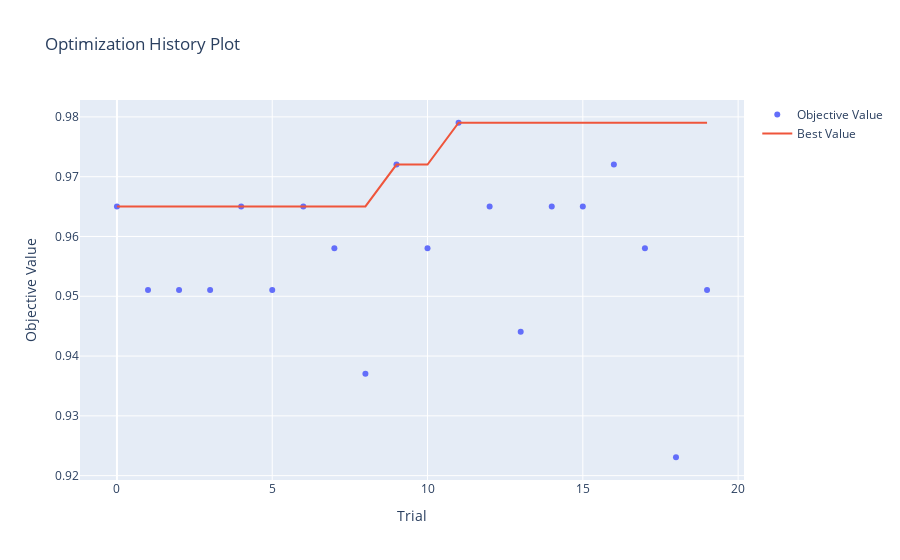
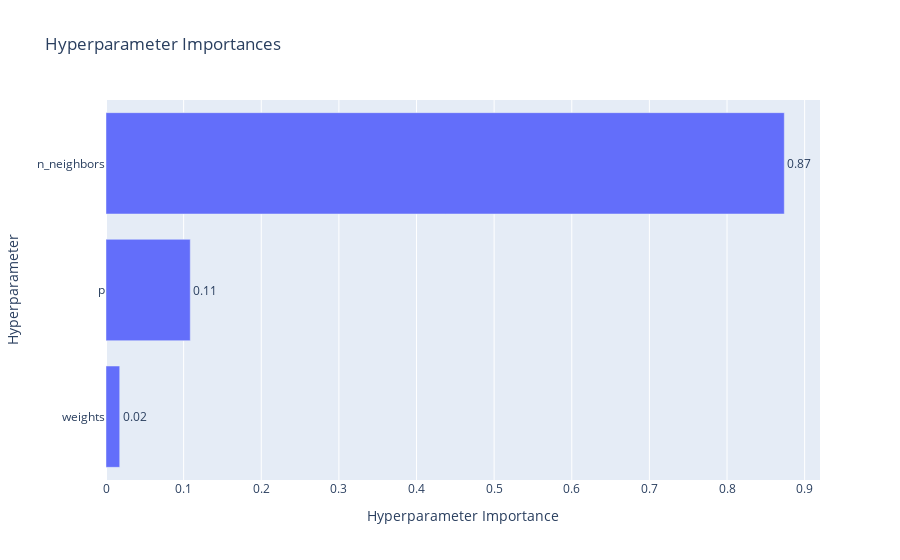
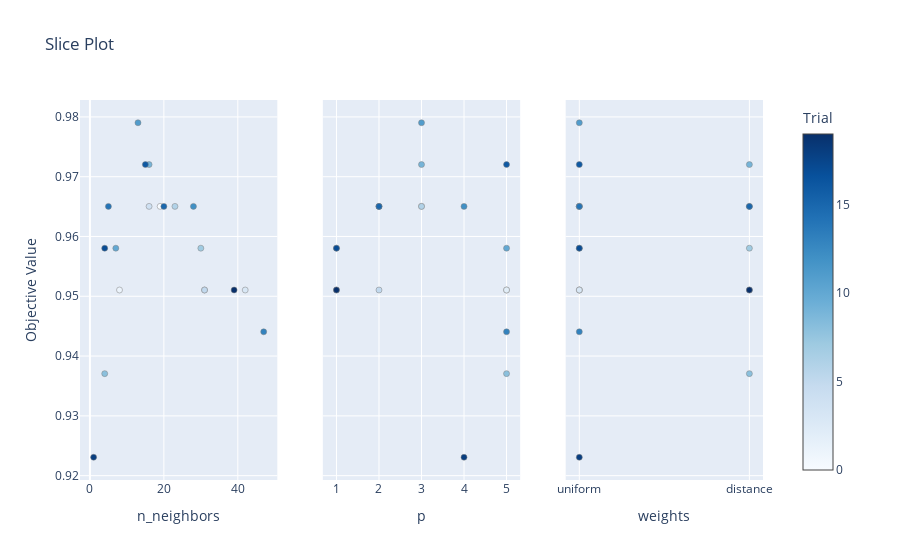
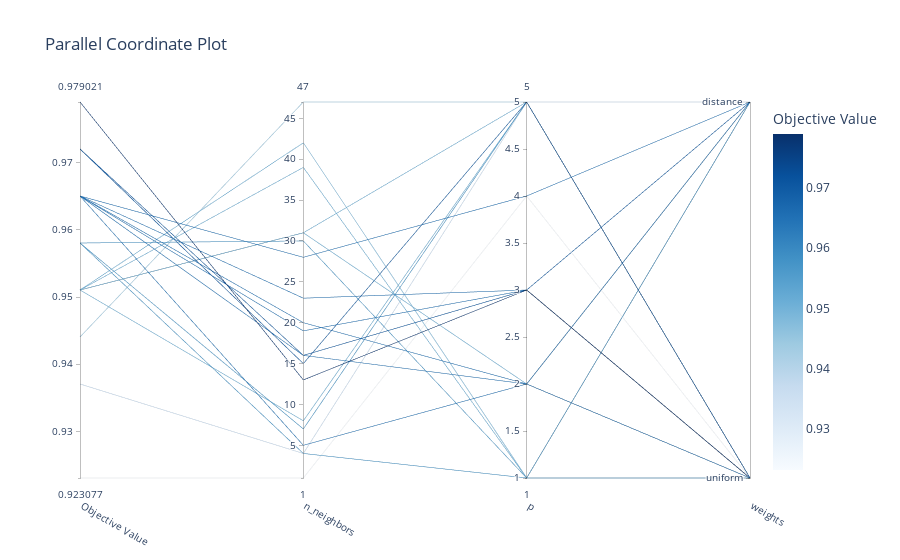

The notebook cell saved with these charts, in order:
### Markdown cell above
Оптимизация показала, что наибольшее влияние на модель оказывает гиперпараметр n_neighbors. Остальные параметры имеют незначительный эффект. Значение целевой функции достигло оптимума и стабилизировалось на уровне ~0.97

### Code cell
random_sampler = optuna.samplers.RandomSampler(seed=42)

test_random_sampler = optuna.create_study(
    storage=storage_url,
    direction="maximize",
    load_if_exists=False,
    sampler=random_sampler
)
test_random_sampler.optimize(objective_classification, n_trials=20)
print("Study 2 (Random Sampler):")
print("best params:", test_random_sampler.best_params)
print("best value:", test_random_sampler.best_value)

plot_optimization_history(test_random_sampler).show()
plot_param_importances(test_random_sampler).show()
plot_slice(test_random_sampler).show()
plot_parallel_coordinate(test_random_sampler).show()

### Figure 1 — Plotly figure (JSON) as saved in the notebook; plotly's stock layout.template omitted (floating-point values rounded to 4 significant figures)
{"data": [{"mode": "markers", "name": "Objective Value", "type": "scatter", "x": [0, 1, 2, 3, 4, 5, 6, 7, 8, 9, 10, 11, 12, 13, 14, 15, 16, 17, 18, 19], "y": [0.965, 0.951, 0.951, 0.951, 0.965, 0.951, 0.965, 0.958, 0.9371, 0.972, 0.958, 0.979, 0.965, 0.9441, 0.965, 0.965, 0.972, 0.958, 0.9231, 0.951]}, {"mode": "lines", "name": "Best Value", "type": "scatter", "x": [0, 1, 2, 3, 4, 5, 6, 7, 8, 9, 10, 11, 12, 13, 14, 15, 16, 17, 18, 19], "y": [0.965, 0.965, 0.965, 0.965, 0.965, 0.965, 0.965, 0.965, 0.965, 0.972, 0.972, 0.979, 0.979, 0.979, 0.979, 0.979, 0.979, 0.979, 0.979, 0.979]}, {"marker": {"color": "#cccccc"}, "mode": "markers", "name": "Infeasible Trial", "showlegend": false, "type": "scatter", "x": [], "y": []}], "layout": {"title": {"text": "Optimization History Plot"}, "xaxis": {"title": {"text": "Trial"}}, "yaxis": {"title": {"text": "Objective Value"}}}}

### Figure 2 — Plotly figure (JSON) as saved in the notebook; plotly's stock layout.template omitted (floating-point values rounded to 4 significant figures)
{"data": [{"cliponaxis": false, "hovertemplate": ["weights (CategoricalDistribution): 0.01767450694593183<extra></extra>", "p (IntDistribution): 0.108537764333703<extra></extra>", "n_neighbors (IntDistribution): 0.8737877287203653<extra></extra>"], "name": "Objective Value", "orientation": "h", "text": ["0.02", "0.11", "0.87"], "textposition": "outside", "type": "bar", "x": [0.01767, 0.1085, 0.8738], "y": ["weights", "p", "n_neighbors"]}], "layout": {"title": {"text": "Hyperparameter Importances"}, "xaxis": {"title": {"text": "Hyperparameter Importance"}}, "yaxis": {"title": {"text": "Hyperparameter"}}}}

### Figure 3 — Plotly figure (JSON) as saved in the notebook; plotly's stock layout.template omitted (floating-point values rounded to 4 significant figures)
{"data": [{"marker": {"color": [0, 1, 2, 3, 4, 5, 6, 7, 8, 9, 10, 11, 12, 13, 14, 15, 16, 17, 18, 19], "colorbar": {"title": {"text": "Trial"}, "x": 1, "xpad": 40}, "colorscale": [[0, "rgb(247,251,255)"], [0.125, "rgb(222,235,247)"], [0.25, "rgb(198,219,239)"], [0.375, "rgb(158,202,225)"], [0.5, "rgb(107,174,214)"], [0.625, "rgb(66,146,198)"], [0.75, "rgb(33,113,181)"], [0.875, "rgb(8,81,156)"], [1, "rgb(8,48,107)"]], "line": {"color": "Grey", "width": 0.5}, "showscale": true}, "mode": "markers", "name": "Feasible Trial", "showlegend": false, "type": "scatter", "x": [19, 8, 31, 42, 16, 31, 23, 30, 4, 16, 7, 13, 28, 47, 5, 20, 15, 4, 1, 39], "xaxis": "x", "y": [0.965, 0.951, 0.951, 0.951, 0.965, 0.951, 0.965, 0.958, 0.9371, 0.972, 0.958, 0.979, 0.965, 0.9441, 0.965, 0.965, 0.972, 0.958, 0.9231, 0.951], "yaxis": "y"}, {"marker": {"color": [0, 1, 2, 3, 4, 5, 6, 7, 8, 9, 10, 11, 12, 13, 14, 15, 16, 17, 18, 19], "colorbar": {"title": {"text": "Trial"}, "x": 1, "xpad": 40}, "colorscale": [[0, "rgb(247,251,255)"], [0.125, "rgb(222,235,247)"], [0.25, "rgb(198,219,239)"], [0.375, "rgb(158,202,225)"], [0.5, "rgb(107,174,214)"], [0.625, "rgb(66,146,198)"], [0.75, "rgb(33,113,181)"], [0.875, "rgb(8,81,156)"], [1, "rgb(8,48,107)"]], "line": {"color": "Grey", "width": 0.5}, "showscale": false}, "mode": "markers", "name": "Feasible Trial", "showlegend": false, "type": "scatter", "x": [3, 5, 5, 1, 2, 2, 3, 1, 5, 3, 5, 3, 4, 5, 2, 2, 5, 1, 4, 1], "xaxis": "x2", "y": [0.965, 0.951, 0.951, 0.951, 0.965, 0.951, 0.965, 0.958, 0.9371, 0.972, 0.958, 0.979, 0.965, 0.9441, 0.965, 0.965, 0.972, 0.958, 0.9231, 0.951], "yaxis": "y2"}, {"marker": {"color": [0, 1, 2, 3, 4, 5, 6, 7, 8, 9, 10, 11, 12, 13, 14, 15, 16, 17, 18, 19], "colorbar": {"title": {"text": "Trial"}, "x": 1, "xpad": 40}, "colorscale": [[0, "rgb(247,251,255)"], [0.125, "rgb(222,235,247)"], [0.25, "rgb(198,219,239)"], [0.375, "rgb(158,202,225)"], [0.5, "rgb(107,174,214)"], [0.625, "rgb(66,146,198)"], [0.75, "rgb(33,113,181)"], [0.875, "rgb(8,81,156)"], [1, "rgb(8,48,107)"]], "line": {"color": "Grey", "width": 0.5}, "showscale": false}, "mode": "markers", "name": "Feasible Trial", "showlegend": false, "type": "scatter", "x": ["uniform", "uniform", "uniform", "uniform", "uniform", "distance", "uniform", "distance", "distance", "distance", "uniform", "uniform", "distance", "uniform", "uniform", "distance", "uniform", "uniform", "uniform", "distance"], "xaxis": "x3", "y": [0.965, 0.951, 0.951, 0.951, 0.965, 0.951, 0.965, 0.958, 0.9371, 0.972, 0.958, 0.979, 0.965, 0.9441, 0.965, 0.965, 0.972, 0.958, 0.9231, 0.951], "yaxis": "y3"}], "layout": {"title": {"text": "Slice Plot"}, "xaxis": {"anchor": "y", "domain": [0, 0.2889], "title": {"text": "n_neighbors"}}, "xaxis2": {"anchor": "y2", "domain": [0.3556, 0.6444], "title": {"text": "p"}}, "xaxis3": {"anchor": "y3", "categoryarray": ["uniform", "distance"], "categoryorder": "array", "domain": [0.7111, 1], "title": {"text": "weights"}, "type": "category"}, "yaxis": {"anchor": "x", "domain": [0, 1], "title": {"text": "Objective Value"}}, "yaxis2": {"anchor": "x2", "domain": [0, 1], "matches": "y", "showticklabels": false}, "yaxis3": {"anchor": "x3", "domain": [0, 1], "matches": "y", "showticklabels": false}}}

### Figure 4 — Plotly figure (JSON) as saved in the notebook; plotly's stock layout.template omitted (floating-point values rounded to 4 significant figures)
{"data": [{"dimensions": [{"label": "Objective Value", "range": [0.9231, 0.979], "values": [0.965, 0.951, 0.951, 0.951, 0.965, 0.951, 0.965, 0.958, 0.9371, 0.972, 0.958, 0.979, 0.965, 0.9441, 0.965, 0.965, 0.972, 0.958, 0.9231, 0.951]}, {"label": "n_neighbors", "range": [1, 47], "values": [19, 8, 31, 42, 16, 31, 23, 30, 4, 16, 7, 13, 28, 47, 5, 20, 15, 4, 1, 39]}, {"label": "p", "range": [1, 5], "values": [3, 5, 5, 1, 2, 2, 3, 1, 5, 3, 5, 3, 4, 5, 2, 2, 5, 1, 4, 1]}, {"label": "weights", "range": [0, 1], "ticktext": ["uniform", "distance"], "tickvals": [0, 1], "values": [0, 0, 0, 0, 0, 1, 0, 1, 1, 1, 0, 0, 1, 0, 0, 1, 0, 0, 0, 1]}], "labelangle": 30, "labelside": "bottom", "line": {"color": [0.965, 0.951, 0.951, 0.951, 0.965, 0.951, 0.965, 0.958, 0.9371, 0.972, 0.958, 0.979, 0.965, 0.9441, 0.965, 0.965, 0.972, 0.958, 0.9231, 0.951], "colorbar": {"title": {"text": "Objective Value"}}, "colorscale": [[0, "rgb(247,251,255)"], [0.125, "rgb(222,235,247)"], [0.25, "rgb(198,219,239)"], [0.375, "rgb(158,202,225)"], [0.5, "rgb(107,174,214)"], [0.625, "rgb(66,146,198)"], [0.75, "rgb(33,113,181)"], [0.875, "rgb(8,81,156)"], [1, "rgb(8,48,107)"]], "reversescale": false, "showscale": true}, "type": "parcoords"}], "layout": {"title": {"text": "Parallel Coordinate Plot"}}}
